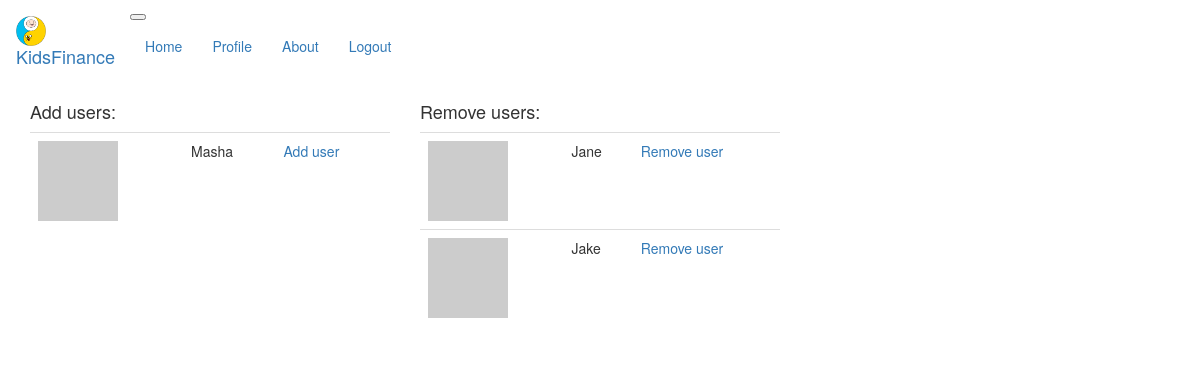
/expand_group/Orlovs/ (signed in), run on the app's committed database.
### app/models.py (models this page shows, shortened)
class User(UserMixin, db.Model):
    id = db.Column(db.Integer, primary_key=True)
    username = db.Column(db.String(64), index=True, unique=True)
    email = db.Column(db.String(120), index=True, unique=True)
    password_hash = db.Column(db.String(128))
    tasks = db.relationship('Task', backref='author', lazy='dynamic')
    role_id = db.Column(db.Integer, db.ForeignKey('role.id'))
    about_me = db.Column(db.String(140))
    age = db.Column(db.Integer)
    last_seen = db.Column(db.DateTime, default=datetime.utcnow)
    groups = db.relationship(
        'Group', secondary=users_to_groups,
        backref='members')
    my_groups = db.relationship('Group', backref='owner')
    accounts = db.relationship('Account',  uselist=False, backref='username')
    assigned_tasks = db.relationship(
        'Task', secondary=taskholders,
        backref='holders')
    def avatar(self, size):
        digest = md5(self.email.lower().encode('utf-8')).hexdigest()
        return 'https://www.gravatar.com/avatar/{}?d=identicon&s={}'.format(
            digest, size)

### app/routes.py (the view)
@app.route('/expand_group/<groupname>/')
@login_required
def expand_group(groupname):
    group = Group.query.filter_by(groupname=groupname).first()
    members = group.members
    all_users = User.query.all()
    for member in members:
        all_users.remove(member)
    return render_template('expand_group.html', title='Expand_group', group=group, all_users=all_users, members=members)

### app/models.py (called while the page is built)
@login.user_loader
def load_user(id):
    return User.query.get(int(id))

### app/routes.py (called while the page is built)
@app.before_request
def before_request():
    if current_user.is_authenticated:
        current_user.last_seen = datetime.utcnow()
        db.session.commit()

### app/templates/expand_group.html (shortened to what this page needs)
{% extends "base.html" %}
{% block page_content %}
<div class="row">
    <div class="col-md-4">
      <h4>Add users:</h4>
        <table class="table border">
            {% for user in all_users %}
            <tr>
                <td>
                  <a href="{{ url_for('user', username=user.username) }}">
                  <img src="{{ user.avatar(36) }}"></td>
                <td>
                  {{ user.username }}
                </td>
                <td>
                  <a href="{{ url_for('add_member', username=user.username, groupname=group.groupname) }}">
                  <p>Add user</p>
                  </a>
                </td>
            </tr>
            {% endfor %}
        </table>
    </div>
    <div class="col-md-4">
      <h4>Remove users:</h4>
        <table class="table border">
            {% for user in members %}
            {% if user != current_user %}
            <tr>
                <td>
                  <a href="{{ url_for('user', username=user.username) }}">
                  <img src="{{ user.avatar(36) }}"></td>
                <td>
                  {{ user.username }}
                </td>
                <td>
                  <a href="{{ url_for('remove_member', username=user.username, groupname=group.groupname) }}">
                  <p>Remove user</p>
                  </a>
                </td>
            </tr>
            {% endif %}
            {% endfor %}
        </table>
    </div>
</div>
{% endblock %}

### data on the page
User: username "Masha"
User: username "Jane"
User: username "Jake"
